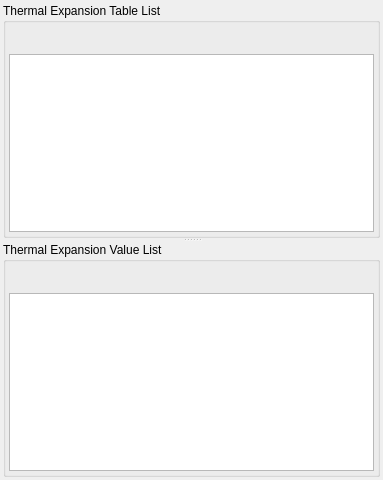
<?xml version="1.0" encoding="UTF-8"?>
<ui version="4.0">
 <class>STD_MatThermExpWidget</class>
 <widget class="QWidget" name="STD_MatThermExpWidget">
  <property name="geometry">
   <rect>
    <x>0</x>
    <y>0</y>
    <width>383</width>
    <height>480</height>
   </rect>
  </property>
  <property name="windowTitle">
   <string>Form</string>
  </property>
  <layout class="QGridLayout" name="gridLayout_3">
   <property name="leftMargin">
    <number>3</number>
   </property>
   <property name="topMargin">
    <number>3</number>
   </property>
   <property name="rightMargin">
    <number>3</number>
   </property>
   <property name="bottomMargin">
    <number>3</number>
   </property>
   <property name="spacing">
    <number>3</number>
   </property>
   <item row="0" column="0">
    <widget class="QSplitter" name="splitter">
     <property name="orientation">
      <enum>Qt::Vertical</enum>
     </property>
     <widget class="QGroupBox" name="gbThermExpTable">
      <property name="title">
       <string>Thermal Expansion Table List</string>
      </property>
      <layout class="QGridLayout" name="gridLayout">
       <property name="leftMargin">
        <number>3</number>
       </property>
       <property name="topMargin">
        <number>3</number>
       </property>
       <property name="rightMargin">
        <number>3</number>
       </property>
       <property name="bottomMargin">
        <number>3</number>
       </property>
       <property name="spacing">
        <number>3</number>
       </property>
       <item row="0" column="0">
        <widget class="RB_ToolButtonBar" name="tbbThermExpTable" native="true">
         <property name="minimumSize">
          <size>
           <width>0</width>
           <height>25</height>
          </size>
         </property>
         <property name="maximumSize">
          <size>
           <width>16777215</width>
           <height>25</height>
          </size>
         </property>
        </widget>
       </item>
       <item row="1" column="0">
        <widget class="RB_TableView" name="tvThermExpTable"/>
       </item>
      </layout>
     </widget>
     <widget class="QGroupBox" name="gbThermExpValue">
      <property name="title">
       <string>Thermal Expansion Value List</string>
      </property>
      <layout class="QGridLayout" name="gridLayout_2">
       <property name="leftMargin">
        <number>3</number>
       </property>
       <property name="topMargin">
        <number>3</number>
       </property>
       <property name="rightMargin">
        <number>3</number>
       </property>
       <property name="bottomMargin">
        <number>3</number>
       </property>
       <property name="spacing">
        <number>3</number>
       </property>
       <item row="0" column="0">
        <widget class="RB_ToolButtonBar" name="tbbThermExpValue" native="true">
         <property name="minimumSize">
          <size>
           <width>0</width>
           <height>25</height>
          </size>
         </property>
         <property name="maximumSize">
          <size>
           <width>16777215</width>
           <height>25</height>
          </size>
         </property>
        </widget>
       </item>
       <item row="1" column="0">
        <widget class="RB_TableView" name="tvThermExpValue"/>
       </item>
      </layout>
     </widget>
    </widget>
   </item>
  </layout>
 </widget>
 <customwidgets>
  <customwidget>
   <class>RB_ToolButtonBar</class>
   <extends>QWidget</extends>
   <header>rb_toolbuttonbar.h</header>
   <container>1</container>
  </customwidget>
  <customwidget>
   <class>RB_TableView</class>
   <extends>QTableView</extends>
   <header>rb_tableview.h</header>
  </customwidget>
 </customwidgets>
 <resources/>
 <connections/>
</ui>
